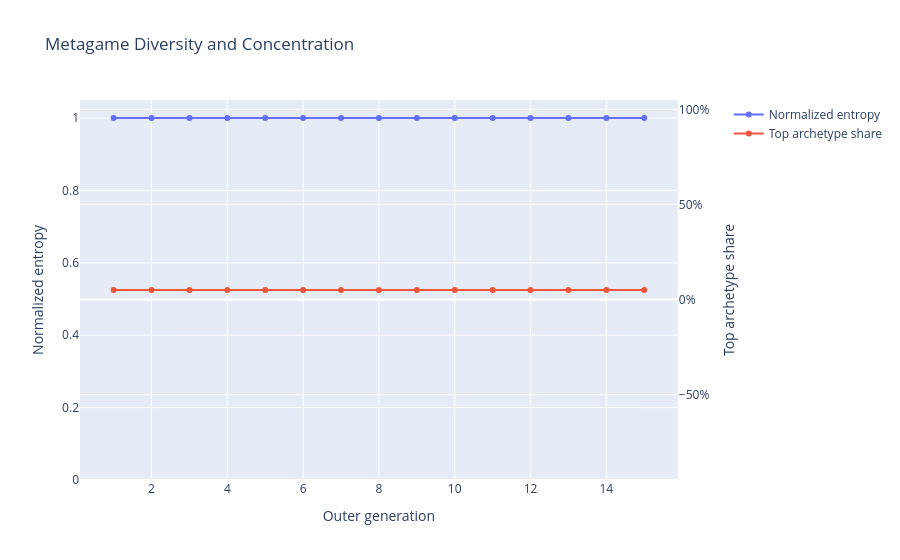

Source (notebook cell):
### Markdown cell above
## Meta Diversity

This graph answers: is training converging to a narrow meta or maintaining many distinct archetypes?

The chart shows normalized Shannon entropy and top-archetype share. Entropy measures how evenly deck signatures are distributed. Top-archetype share measures how much of the population is occupied by the most common archetype.

How to read it:

- High normalized entropy means the population is diverse.
- Low normalized entropy means the population is concentrating around fewer archetypes.
- Rising top-archetype share means one archetype is starting to dominate.
- `effective_archetypes = 2 ** entropy` is a readable estimate of how many equally common archetypes the diversity resembles.

Current caveat: many generated decks currently have unique signatures, so entropy may look high until signatures are clustered into broader archetype families.

### Code cell
plot_meta_entropy_timeline(group_count=None).show()

### Figure 1 — Plotly figure (JSON) as saved in the notebook; plotly's stock layout.template omitted (floating-point values rounded to 4 significant figures)
{"data": [{"customdata": [[20.0, 20.0, 20.0], [20.0, 20.0, 20.0], [20.0, 20.0, 20.0], [20.0, 20.0, 20.0], [20.0, 20.0, 20.0], [20.0, 20.0, 20.0], [20.0, 20.0, 20.0], [20.0, 20.0, 20.0], [20.0, 20.0, 20.0], [20.0, 20.0, 20.0], [20.0, 20.0, 20.0], [20.0, 20.0, 20.0], [20.0, 20.0, 20.0], [20.0, 20.0, 20.0], [20.0, 20.0, 20.0]], "hovertemplate": "Generation: %{x}<br>Normalized entropy: %{y:.3f}<br>Unique archetypes: %{customdata[0]}<br>Effective archetypes: %{customdata[1]:.2f}<br>Decks: %{customdata[2]}<extra></extra>", "mode": "lines+markers", "name": "Normalized entropy", "type": "scatter", "x": [1, 2, 3, 4, 5, 6, 7, 8, 9, 10, 11, 12, 13, 14, 15], "xaxis": "x", "y": [1.0, 1.0, 1.0, 1.0, 1.0, 1.0, 1.0, 1.0, 1.0, 1.0, 1.0, 1.0, 1.0, 1.0, 1.0], "yaxis": "y"}, {"hovertemplate": "Generation: %{x}<br>Top share: %{y:.1%}<extra></extra>", "mode": "lines+markers", "name": "Top archetype share", "type": "scatter", "x": [1, 2, 3, 4, 5, 6, 7, 8, 9, 10, 11, 12, 13, 14, 15], "xaxis": "x", "y": [0.05, 0.05, 0.05, 0.05, 0.05, 0.05, 0.05, 0.05, 0.05, 0.05, 0.05, 0.05, 0.05, 0.05, 0.05], "yaxis": "y2"}], "layout": {"title": {"text": "Metagame Diversity and Concentration"}, "xaxis": {"anchor": "y", "domain": [0, 0.94], "title": {"text": "Outer generation"}}, "yaxis": {"anchor": "x", "domain": [0, 1], "range": [0, 1.05], "title": {"text": "Normalized entropy"}}, "yaxis2": {"anchor": "x", "overlaying": "y", "side": "right", "tickformat": ".0%", "title": {"text": "Top archetype share"}}}}
